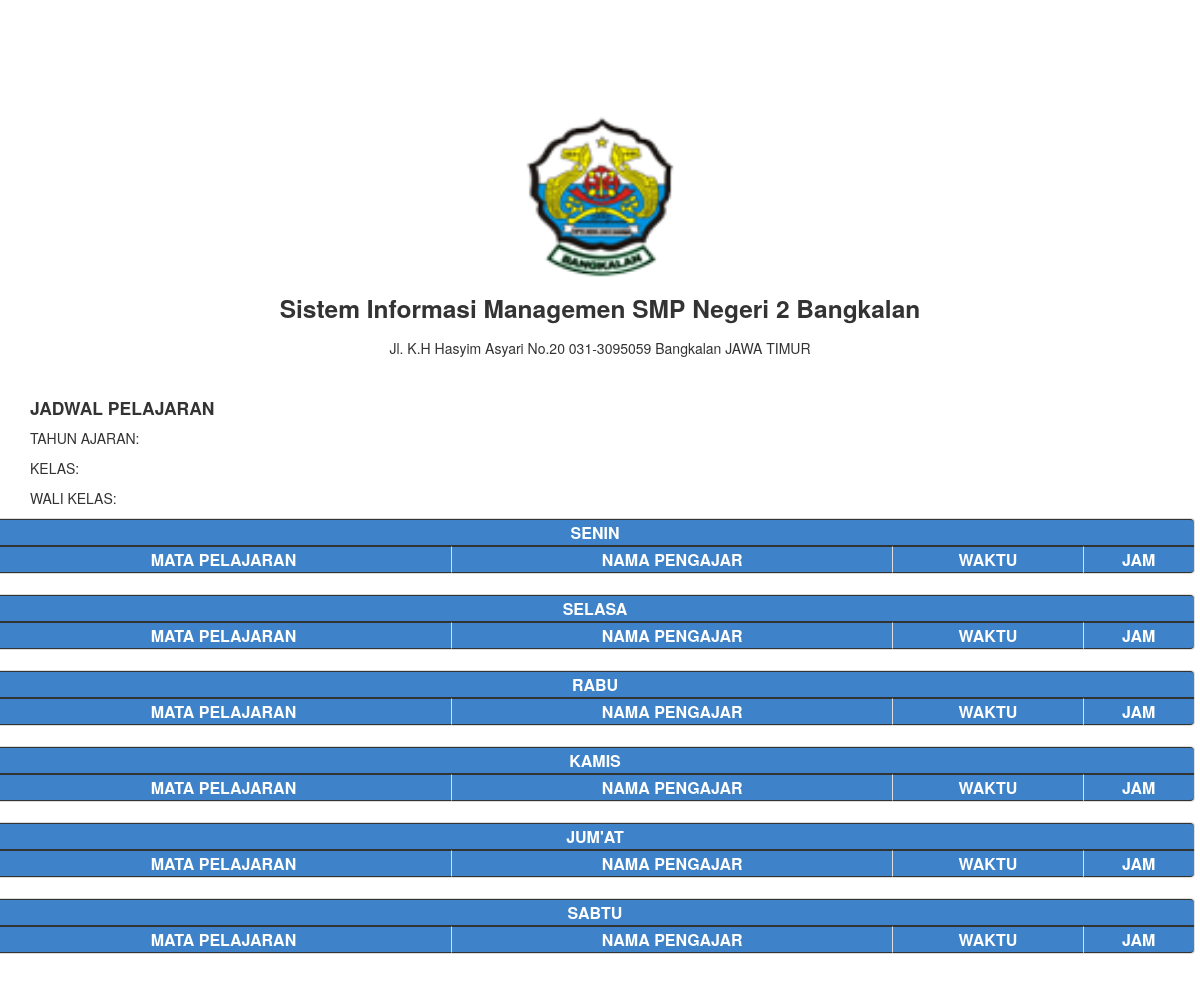
The page /siswa/rpt_jadwal_pelajaran.php on the database its author committed.
### tables this page shows
CREATE TABLE IF NOT EXISTS `profil` (
  `ID` int(5) NOT NULL AUTO_INCREMENT,
  `NAMA` varchar(50) DEFAULT NULL,
  `STATUS` varchar(15) DEFAULT NULL,
  `NSS` varchar(15) DEFAULT NULL,
  `NDS` varchar(15) DEFAULT NULL,
  `ALAMAT` varchar(100) DEFAULT NULL,
  `KECAMATAN` varchar(20) DEFAULT NULL,
  `KABUPATEN` varchar(20) DEFAULT NULL,
  `PROPINSI` varchar(20) DEFAULT NULL,
  `VISI` text NOT NULL,
  `MISI` text NOT NULL,
  `EMAIL` varchar(200) NOT NULL,
  `WEBSITE` varchar(200) NOT NULL,
  `ABOUT` text NOT NULL,
  PRIMARY KEY (`ID`)
);

### siswa/header_rpt.php (the view, shortened to what this page needs)
<?php
$strsql = "select * from profil";
$hasil = mysql_query($strsql);
$row = mysql_fetch_array($hasil);
?>
<div style="text-align: center">
    <img src="../bootstrap/img/logo.png" width="150" height="100">
    <h3>Sistem Informasi Managemen <?php echo $row['NAMA']; ?></h3>
    <p class="brand"><?php
        echo $row['ALAMAT'];
        echo "  " . $row['KABUPATEN'];
        echo "  " . $row['PROPINSI'];
        ?></p>
</div>

### rows shown on the page
profil: NAMA "SMP Negeri 2 Bangkalan", ALAMAT "Jl. K.H Hasyim Asyari No.20 031-3095059", KABUPATEN "Bangkalan", PROPINSI "JAWA TIMUR"
